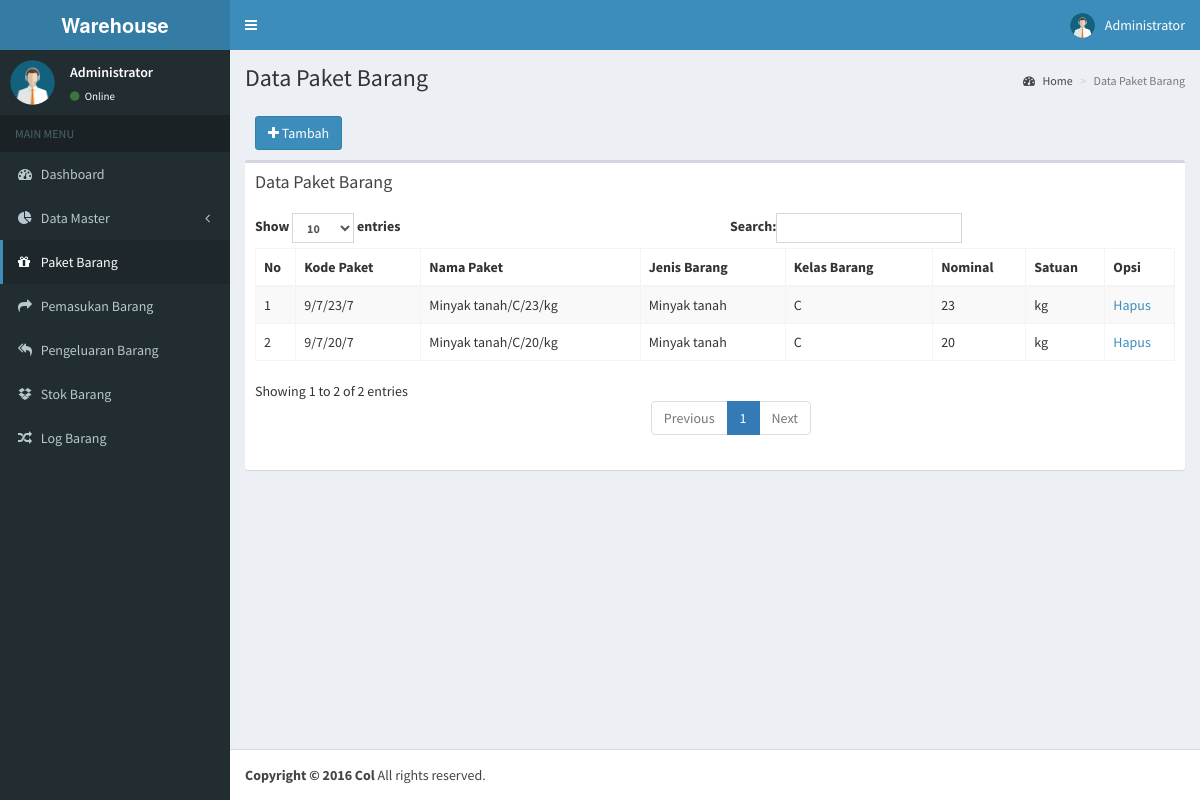
Page /admin-paket-barang.php (signed in) on the committed database.
### tables this page shows
CREATE TABLE IF NOT EXISTS `paket_barang` (
  `kode_paket` varchar(50) NOT NULL,
  `nama_paket` text NOT NULL,
  `id_barang` int(11) NOT NULL,
  `id_kelas` int(11) NOT NULL,
  `id_satuan` int(11) NOT NULL,
  `nom_satuan` varchar(5) NOT NULL
);

CREATE TABLE IF NOT EXISTS `m_barang` (
`id_barang` int(11) NOT NULL,
  `nama_barang` varchar(30) NOT NULL
);

CREATE TABLE IF NOT EXISTS `m_kelas` (
`id_kelas` int(11) NOT NULL,
  `nama_kelas` varchar(2) NOT NULL
);

CREATE TABLE IF NOT EXISTS `m_satuan` (
`id_satuan` int(11) NOT NULL,
  `nama_satuan` varchar(4) NOT NULL
);

### admin-paket-barang.php (the view, shortened to what this page needs)
<?php $title = "paket-barang" ?>
<?php require "head.php" ?>
<?php require "nav.php" ?>
  <div class="content-wrapper">
    <section class="content-header">
      <h1>
        Data Paket Barang
      </h1>
      <ol class="breadcrumb">
        <li><a href="#"><i class="fa fa-dashboard"></i> Home</a></li>
        <li class="active">Data Paket Barang</li>
      </ol>
    </section>
    <section class="content">
      <div class="row">
        <div class="col-xs-12">
          <div class="box-header">
                <a href="admin-paket-barang-tambah.php" ><button type="submit" name="tambah" class="btn btn-primary"><i class="fa fa-plus"></i> Tambah</button> </a>
              </div>
          <div class="box">
            <div class="box-header">
              <h3 class="box-title">Data Paket Barang</h3>
            </div>
            <div class="box-body">
              <table id="example1" class="table table-bordered table-striped">
                <thead>
                <tr>
                  <th>No</th>
                  <th>Kode Paket</th>
                  <th>Nama Paket</th>
                  <th>Jenis Barang</th>
                  <th>Kelas Barang</th>
                  <th>Nominal</th>
                  <th>Satuan</th>
                  <th>Opsi</th>
                </tr>
                </thead>
                <tbody>
                <?php
                $query = mysql_query("SELECT * FROM paket_barang ORDER BY kode_paket DESC") or die(mysql_error());
                if(mysql_num_rows($query) == 0){
                } else{
                  $no = 1;
                  while($data = mysql_fetch_assoc($query)){
                    $id = $data['id_barang'];
                    $query2 = mysql_query("SELECT * FROM m_barang WHERE id_barang='$id' ") or die(mysql_error());
                    $d2 = mysql_fetch_assoc($query2);
                    $id = $data['id_kelas'];
                    $query3 = mysql_query("SELECT * FROM m_kelas WHERE id_kelas='$id' ") or die(mysql_error());
                    $d3 = mysql_fetch_assoc($query3);
                    $id = $data['id_satuan'];
                    $query4 = mysql_query("SELECT * FROM m_satuan WHERE id_satuan='$id' ") or die(mysql_error());
                    $d4 = mysql_fetch_assoc($query4);
                    echo '<tr>';
                      echo '<td>'.$no++.'</td>';
                      echo '<td>'.$data['kode_paket'].'</td>';
                      echo '<td>'.$data['nama_paket'].'</td>';
                      echo '<td>'.$d2['nama_barang'].'</td>';
                      echo '<td>'.$d3['nama_kelas'].'</td>';
                      echo '<td>'.$data['nom_satuan'].'</td>';
                      echo '<td>'.$d4['nama_satuan'].'</td>';
                      echo '<td><a href="admin-paket-barang-del.php?kode_paket='.$data['kode_paket'].'" onclick="return confirm(\'Yakin?\')">Hapus</a></td>';
                    echo '</tr>';
                  }
                }
                ?>
                </tbody>
              </table>
            </div>
          </div>
        </div>
      </div>
    </section>
  </div>
 <?php require "footer.php" ?>
</body>
</html>

### head.php (shortened to what this page needs)
<!DOCTYPE html>
<html>
<head>
  <link rel="stylesheet" href="bootstrap/css/bootstrap.min.css">
  <link rel="stylesheet" href="https://cdnjs.cloudflare.com/ajax/libs/font-awesome/4.5.0/css/font-awesome.min.css">
  <link rel="stylesheet" href="https://cdnjs.cloudflare.com/ajax/libs/ionicons/2.0.1/css/ionicons.min.css">
  <link rel="stylesheet" href="plugins/jvectormap/jquery-jvectormap-1.2.2.css">
  <link rel="stylesheet" href="dist/css/AdminLTE.min.css">
  <link rel="stylesheet" href="dist/css/skins/_all-skins.min.css">
</head>
<body class="hold-transition skin-blue layout-boxed sidebar-mini">
<div class="wrapper">
  <header class="main-header">
    <a href="index2.html" class="logo">
      <span class="logo-lg"><b>Warehouse</b></span>
    </a>
    <nav class="navbar navbar-static-top">
      <a href="#" class="sidebar-toggle" data-toggle="offcanvas" role="button">
      </a>
      <div class="navbar-custom-menu">
        <ul class="nav navbar-nav">
          <?php
          $fullname = $_SESSION['fullname'];
          ?>
          <li class="dropdown user user-menu">
            <a href="#" class="dropdown-toggle" data-toggle="dropdown">
              <img src="img/Customer-Supprt.png" class="user-image" alt="User Image">
              <span class="hidden-xs"><?php echo $fullname ?></span>
            </a>
          </li>
        </ul>
      </div>
    </nav>
  </header>

### nav.php (shortened to what this page needs)
<aside class="main-sidebar">
  <section class="sidebar">
    <div class="user-panel">
      <div class="pull-left image">
        <img src="img/Customer-Supprt.png" class="img-circle" alt="User Image">
      </div>
      <div class="pull-left info">
        <p>Administrator</p>
        <a href="#"><i class="fa fa-circle text-success"></i> Online</a>
      </div>
    </div>
    <ul class="sidebar-menu">
      <li class="header">MAIN MENU</li>
      <?php
      if($title == 'Dashboard'){
        $dashboard = ' class="active" ';
        $treeview = ' class="treeview" ';
        $paket_barang = '';
        $admin_in = '';
        $admin_out = '';
        $stok_barang = '';
        $log_barang = '';
      } elseif($title == 'paket-barang') {
        $dashboard = '';
        $treeview = ' class="treeview" ';
        $paket_barang = 'class="active"';
        $admin_in = '';
        $admin_out = '"';
        $stok_barang = '';
        $log_barang = '';
      }
      ?>
      <li <?php echo $dashboard; ?>>
        <a href="admin-menu.php">
          <i class="fa fa-dashboard"></i> <span>Dashboard</span>
        </a>
      </li>
      <li <?php echo $treeview; ?>>
        <a href="#">
          <i class="fa fa-pie-chart"></i>
          <span>Data Master</span>
          <span class="pull-right-container">
            <i class="fa fa-angle-left pull-right"></i>
          </span>
        </a>
      </li>
      <li <?php echo $paket_barang; ?>>
        <a href="admin-paket-barang.php">
          <i class="fa fa-gift"></i> <span>Paket Barang</span>
        </a>
      </li>
      <li <?php echo $admin_in; ?>>
        <a href="admin-in.php">
          <i class="fa fa-share"></i> <span>Pemasukan Barang</span>
        </a>
      </li>
      <li <?php echo $admin_out; ?>>
        <a href="admin-out.php">
          <i class="fa fa-reply-all "></i> <span>Pengeluaran Barang</span>
        </a>
      </li>
      <li <?php echo $stok_barang; ?>>
        <a href="stok-barang.php">
          <i class="fa fa-dropbox"></i> <span>Stok Barang</span>
        </a>
      </li>
      <li <?php echo $log_barang; ?>>
        <a href="log-barang.php">
          <i class="fa fa-random"></i> <span>Log Barang</span>
        </a>
      </li>
  </section>
</aside>

### footer.php (shortened to what this page needs)
<footer class="main-footer">
    <strong>Copyright &copy; 2016 Col</strong> All rights
    reserved.
  </footer>

### rows in the picture
paket_barang: kode_paket "9/7/23/7", nama_paket "Minyak tanah/C/23/kg", id_barang.nama_barang "Minyak tanah", id_kelas.nama_kelas "C", nom_satuan "23", id_satuan.nama_satuan "kg"
paket_barang: kode_paket "9/7/20/7", nama_paket "Minyak tanah/C/20/kg", id_barang.nama_barang "Minyak tanah", id_kelas.nama_kelas "C", nom_satuan "20", id_satuan.nama_satuan "kg"

### other values in the picture
$fullname "Administrator"
